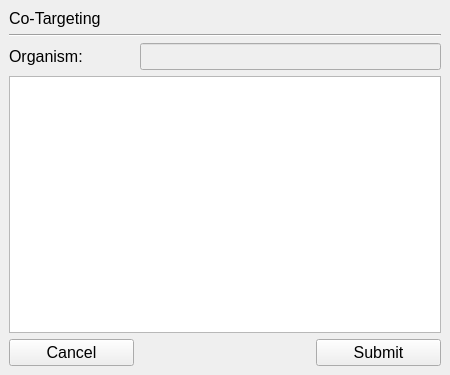
<?xml version="1.0" encoding="UTF-8"?>
<ui version="4.0">
 <class>MainWindow</class>
 <widget class="QMainWindow" name="MainWindow">
  <property name="geometry">
   <rect>
    <x>0</x>
    <y>0</y>
    <width>450</width>
    <height>375</height>
   </rect>
  </property>
  <property name="font">
   <font>
    <pointsize>12</pointsize>
   </font>
  </property>
  <property name="windowTitle">
   <string>MainWindow</string>
  </property>
  <widget class="QWidget" name="centralwidget">
   <layout class="QGridLayout" name="gridLayout_2">
    <item row="0" column="0">
     <layout class="QGridLayout" name="gridLayout">
      <item row="3" column="0" colspan="2">
       <widget class="QTableWidget" name="tblEndonucleases">
        <property name="toolTip">
         <string>&lt;html&gt;&lt;head/&gt;&lt;body&gt;&lt;p&gt;&lt;span style=&quot; font-size:8pt;&quot;&gt;These are the list of endonucleases available for this organism. &lt;/span&gt;&lt;/p&gt;&lt;p&gt;&lt;span style=&quot; font-size:8pt;&quot;&gt;Select which endonucleases you want shown at the same time.&lt;/span&gt;&lt;/p&gt;&lt;/body&gt;&lt;/html&gt;</string>
        </property>
       </widget>
      </item>
      <item row="2" column="1">
       <widget class="QLineEdit" name="ledOrganism">
        <property name="enabled">
         <bool>false</bool>
        </property>
        <property name="toolTip">
         <string>&lt;html&gt;&lt;head/&gt;&lt;body&gt;&lt;p&gt;This is the organism that targets have been searched for.&lt;/p&gt;&lt;/body&gt;&lt;/html&gt;</string>
        </property>
       </widget>
      </item>
      <item row="2" column="0">
       <widget class="QLabel" name="lblOrganism">
        <property name="sizePolicy">
         <sizepolicy hsizetype="Fixed" vsizetype="Fixed">
          <horstretch>0</horstretch>
          <verstretch>0</verstretch>
         </sizepolicy>
        </property>
        <property name="text">
         <string>Organism:</string>
        </property>
       </widget>
      </item>
      <item row="4" column="0" alignment="Qt::AlignLeft">
       <widget class="QPushButton" name="pbtnCancel">
        <property name="minimumSize">
         <size>
          <width>125</width>
          <height>0</height>
         </size>
        </property>
        <property name="toolTip">
         <string>&lt;html&gt;&lt;head/&gt;&lt;body&gt;&lt;p&gt;Cancel button. Cancels everything, and closes out of this window.&lt;/p&gt;&lt;/body&gt;&lt;/html&gt;</string>
        </property>
        <property name="text">
         <string>Cancel</string>
        </property>
       </widget>
      </item>
      <item row="0" column="0">
       <widget class="QLabel" name="lblTitle">
        <property name="text">
         <string>Co-Targeting</string>
        </property>
       </widget>
      </item>
      <item row="4" column="1" alignment="Qt::AlignRight">
       <widget class="QPushButton" name="pbtnSubmit">
        <property name="minimumSize">
         <size>
          <width>125</width>
          <height>0</height>
         </size>
        </property>
        <property name="toolTip">
         <string>&lt;html&gt;&lt;head/&gt;&lt;body&gt;&lt;p&gt;Submit button. &lt;br/&gt;Takes the endonucleases selected, and shows them in the same table in the resutls window.&lt;/p&gt;&lt;/body&gt;&lt;/html&gt;</string>
        </property>
        <property name="text">
         <string>Submit</string>
        </property>
       </widget>
      </item>
      <item row="1" column="0" colspan="2">
       <widget class="Line" name="line">
        <property name="orientation">
         <enum>Qt::Horizontal</enum>
        </property>
       </widget>
      </item>
     </layout>
    </item>
   </layout>
  </widget>
 </widget>
 <resources/>
 <connections/>
</ui>
